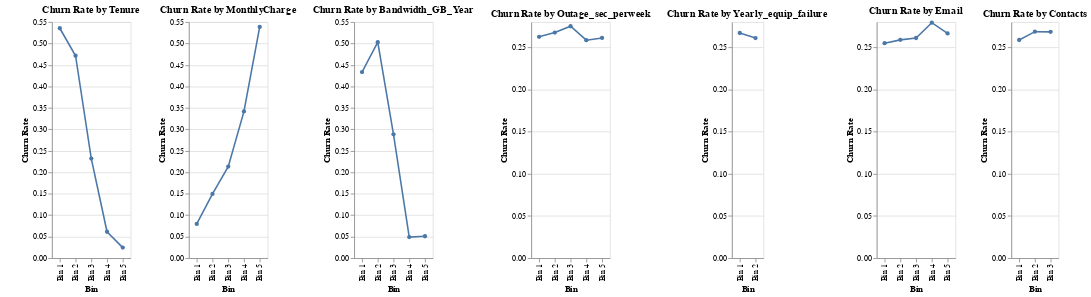

This figure's notebook cell:
### Markdown cell above
**Compare the churn rates of selected continuous variables: Tenure, MonthlyCharge, Bandwidth_GB_Year, Outage_sec_perweek, Yearly_equip_failure, Email, and Contacts**

### Code cell
# 1. Define a list of numerical columns to analyze
numerical_columns = [
    'Tenure', 'MonthlyCharge', 'Bandwidth_GB_Year', 'Outage_sec_perweek',
    'Yearly_equip_failure', 'Email', 'Contacts'
]

# 2. Initialize an empty DataFrame to store the results
numerical_analysis_df = pd.DataFrame(columns=['Column', 'Bin', 'Churn Rate', 'Count'])

# 3. Iterate through each numerical column
for col in numerical_columns:
    # 4. Calculate quantiles and drop duplicates
    quantiles = churn_D209[col].quantile(np.linspace(0, 1, 6)).unique()

    # 5. Adjust the number of bins if necessary
    num_bins = min(5, len(quantiles) - 1)  # Ensure at least 2 bins

    # 6. Manually create bins and labels
    bins = [-np.inf] + list(quantiles[1:])  # Include -inf for the first bin
    labels = [f'Bin {i}' for i in range(1, num_bins + 1)]

    # 7. Divide the data into bins
    churn_D209['Bin'] = pd.cut(churn_D209[col], bins=bins, labels=labels, right=False)

    # 8. Calculate churn rate for each bin
    grouped_data = churn_D209.groupby('Bin')['Churn'].value_counts(normalize=True).unstack(fill_value=0)
    churn_rates = grouped_data['Yes'].reset_index()
    churn_rates.columns = ['Bin', 'Churn Rate']
    churn_rates['Column'] = col

    # 9. Get the count of each bin
    bin_counts = churn_D209['Bin'].value_counts().reset_index()
    bin_counts.columns = ['Bin', 'Count']

    # 10. Merge churn rates with bin counts
    churn_rates = churn_rates.merge(bin_counts, on='Bin')

    # 11. Append the results to the DataFrame
    numerical_analysis_df = pd.concat([numerical_analysis_df, churn_rates], ignore_index=True)

    # 12. Drop the temporary 'Bin' column
    churn_D209.drop(columns=['Bin'], inplace=True)

# Display outputs:

# 1. Display the updated `numerical_analysis_df` DataFrame sorted by `Column` and `Bin` in ascending order
print(numerical_analysis_df.sort_values(by=['Column', 'Bin']).to_markdown(index=False,numalign="left", stralign="left"))

# 2. Create line charts to visualize the churn rate by each numerical column.
line_chart = alt.vconcat()
for col in numerical_columns:
    chart = alt.Chart(numerical_analysis_df[numerical_analysis_df['Column'] == col]).mark_line(point=True).encode(
        x='Bin:O',
        y='Churn Rate:Q',
        tooltip=['Bin', 'Churn Rate', 'Count']
    ).properties(
        title=f'Churn Rate by {col}'
    )
    line_chart |= chart

# 4. Combine the charts vertically and display the combined chart
# 3. The charts should display the churn rate on the y-axis and the bins on the x-axis, with tooltips showing the bin, churn rate, and count

display(line_chart)

### Figure 1 — Vega-Lite specification as saved in the notebook (floating-point values rounded to 4 significant figures)
{"config": {"view": {"continuousWidth": 400, "continuousHeight": 300}}, "hconcat": [{"vconcat": []}, {"data": {"name": "data-38521612a3c8b6b0a5a5bd31f927542c"}, "mark": {"type": "line", "point": true}, "encoding": {"tooltip": [{"field": "Bin", "type": "nominal"}, {"field": "Churn Rate", "type": "quantitative"}, {"field": "Count", "type": "quantitative"}], "x": {"field": "Bin", "type": "ordinal"}, "y": {"field": "Churn Rate", "type": "quantitative"}}, "title": "Churn Rate by Tenure"}, {"data": {"name": "data-8cb3760b6746464bb36829e7905314ea"}, "mark": {"type": "line", "point": true}, "encoding": {"tooltip": [{"field": "Bin", "type": "nominal"}, {"field": "Churn Rate", "type": "quantitative"}, {"field": "Count", "type": "quantitative"}], "x": {"field": "Bin", "type": "ordinal"}, "y": {"field": "Churn Rate", "type": "quantitative"}}, "title": "Churn Rate by MonthlyCharge"}, {"data": {"name": "data-ac5dba016a9959c411edbed37794f498"}, "mark": {"type": "line", "point": true}, "encoding": {"tooltip": [{"field": "Bin", "type": "nominal"}, {"field": "Churn Rate", "type": "quantitative"}, {"field": "Count", "type": "quantitative"}], "x": {"field": "Bin", "type": "ordinal"}, "y": {"field": "Churn Rate", "type": "quantitative"}}, "title": "Churn Rate by Bandwidth_GB_Year"}, {"data": {"name": "data-776733f1b2557ed95cf47d1f924feb7d"}, "mark": {"type": "line", "point": true}, "encoding": {"tooltip": [{"field": "Bin", "type": "nominal"}, {"field": "Churn Rate", "type": "quantitative"}, {"field": "Count", "type": "quantitative"}], "x": {"field": "Bin", "type": "ordinal"}, "y": {"field": "Churn Rate", "type": "quantitative"}}, "title": "Churn Rate by Outage_sec_perweek"}, {"data": {"name": "data-4a21b29c8dd58a44dfaa22bc36d1d9dc"}, "mark": {"type": "line", "point": true}, "encoding": {"tooltip": [{"field": "Bin", "type": "nominal"}, {"field": "Churn Rate", "type": "quantitative"}, {"field": "Count", "type": "quantitative"}], "x": {"field": "Bin", "type": "ordinal"}, "y": {"field": "Churn Rate", "type": "quantitative"}}, "title": "Churn Rate by Yearly_equip_failure"}, {"data": {"name": "data-cf970a501f7b7cf50ae5719904ea90eb"}, "mark": {"type": "line", "point": true}, "encoding": {"tooltip": [{"field": "Bin", "type": "nominal"}, {"field": "Churn Rate", "type": "quantitative"}, {"field": "Count", "type": "quantitative"}], "x": {"field": "Bin", "type": "ordinal"}, "y": {"field": "Churn Rate", "type": "quantitative"}}, "title": "Churn Rate by Email"}, {"data": {"name": "data-0b3162bd74efaf2fc369070273aed17e"}, "mark": {"type": "line", "point": true}, "encoding": {"tooltip": [{"field": "Bin", "type": "nominal"}, {"field": "Churn Rate", "type": "quantitative"}, {"field": "Count", "type": "quantitative"}], "x": {"field": "Bin", "type": "ordinal"}, "y": {"field": "Churn Rate", "type": "quantitative"}}, "title": "Churn Rate by Contacts"}], "$schema": "https://vega.github.io/schema/vega-lite/v4.17.0.json", "datasets": {"data-38521612a3c8b6b0a5a5bd31f927542c": [{"Column": "Tenure", "Bin": "Bin 1", "Churn Rate": 0.5355, "Count": 2000}, {"Column": "Tenure", "Bin": "Bin 2", "Churn Rate": 0.4715, "Count": 2000}, {"Column": "Tenure", "Bin": "Bin 3", "Churn Rate": 0.232, "Count": 2000}, {"Column": "Tenure", "Bin": "Bin 4", "Churn Rate": 0.0615, "Count": 2000}, {"Column": "Tenure", "Bin": "Bin 5", "Churn Rate": 0.02451, "Count": 1999}], "data-8cb3760b6746464bb36829e7905314ea": [{"Column": "MonthlyCharge", "Bin": "Bin 1", "Churn Rate": 0.07974, "Count": 1994}, {"Column": "MonthlyCharge", "Bin": "Bin 2", "Churn Rate": 0.1495, "Count": 1986}, {"Column": "MonthlyCharge", "Bin": "Bin 3", "Churn Rate": 0.2132, "Count": 2012}, {"Column": "MonthlyCharge", "Bin": "Bin 4", "Churn Rate": 0.3418, "Count": 2004}, {"Column": "MonthlyCharge", "Bin": "Bin 5", "Churn Rate": 0.5387, "Count": 2003}], "data-ac5dba016a9959c411edbed37794f498": [{"Column": "Bandwidth_GB_Year", "Bin": "Bin 1", "Churn Rate": 0.4335, "Count": 2000}, {"Column": "Bandwidth_GB_Year", "Bin": "Bin 2", "Churn Rate": 0.503, "Count": 2000}, {"Column": "Bandwidth_GB_Year", "Bin": "Bin 3", "Churn Rate": 0.2885, "Count": 2000}, {"Column": "Bandwidth_GB_Year", "Bin": "Bin 4", "Churn Rate": 0.049, "Count": 2000}, {"Column": "Bandwidth_GB_Year", "Bin": "Bin 5", "Churn Rate": 0.05103, "Count": 1999}], "data-776733f1b2557ed95cf47d1f924feb7d": [{"Column": "Outage_sec_perweek", "Bin": "Bin 1", "Churn Rate": 0.2625, "Count": 2000}, {"Column": "Outage_sec_perweek", "Bin": "Bin 2", "Churn Rate": 0.2675, "Count": 2000}, {"Column": "Outage_sec_perweek", "Bin": "Bin 3", "Churn Rate": 0.275, "Count": 2000}, {"Column": "Outage_sec_perweek", "Bin": "Bin 4", "Churn Rate": 0.2585, "Count": 2000}, {"Column": "Outage_sec_perweek", "Bin": "Bin 5", "Churn Rate": 0.2611, "Count": 1999}], "data-4a21b29c8dd58a44dfaa22bc36d1d9dc": [{"Column": "Yearly_equip_failure", "Bin": "Bin 1", "Churn Rate": 0.267, "Count": 6727}, {"Column": "Yearly_equip_failure", "Bin": "Bin 2", "Churn Rate": 0.261, "Count": 3272}], "data-cf970a501f7b7cf50ae5719904ea90eb": [{"Column": "Email", "Bin": "Bin 1", "Churn Rate": 0.2549, "Count": 1981}, {"Column": "Email", "Bin": "Bin 2", "Churn Rate": 0.2588, "Count": 1074}, {"Column": "Email", "Bin": "Bin 3", "Churn Rate": 0.2611, "Count": 2601}, {"Column": "Email", "Bin": "Bin 4", "Churn Rate": 0.2792, "Count": 2328}, {"Column": "Email", "Bin": "Bin 5", "Churn Rate": 0.2665, "Count": 2015}], "data-0b3162bd74efaf2fc369070273aed17e": [{"Column": "Contacts", "Bin": "Bin 1", "Churn Rate": 0.2587, "Count": 3680}, {"Column": "Contacts", "Bin": "Bin 2", "Churn Rate": 0.2686, "Count": 3675}, {"Column": "Contacts", "Bin": "Bin 3", "Churn Rate": 0.2684, "Count": 2642}]}}
